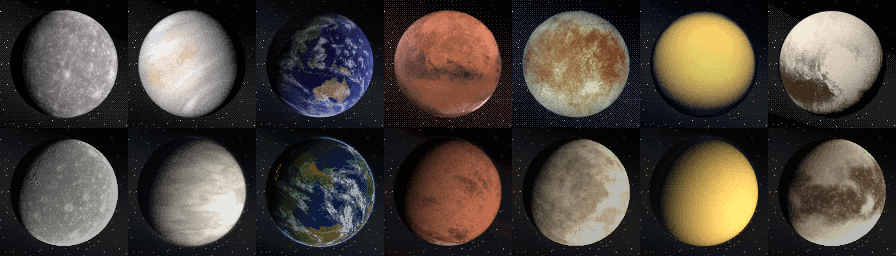
#> input picture solar_sheet.png, 1792 x 512 px (shown at 1/2 size)
$ python color_transfer.py ../solar_sheet.png ../solar_sheet.png ../solar_sheet.png
#> lines starting #> are read from the running program, lines starting #| are printed output that depends on the picture; after the words box and inside, x2 and y2 are one past the last pixel; in counts of white or black regions, pixels touching at a corner belong together
### tools/evaluate.py
"""Compare renders against reference photos of the same body, numbers + a figure.

All images are 128 px disks in earthgen's framing (stylize_ref output). Only the
lit disk is used (away from limb and terminator). Lighting is divided out:
D = log(luma) - log(blur(luma, 12 px)), which removes shading gradients and keeps
surface variation below ~12 px; a coarser ratio gives the regional variation.

Per image:
  band1..band4   RMS of D in difference-of-Gaussian bands ~1, 2, 4, 8 px
                 ("how much detail at each size")
  regional       RMS of log(blur 3 px / blur 24 px)  (8-24 px structures)
  kurt2, kurt3   excess kurtosis of bands 2, 3: ~0 = uniform Gaussian noise,
                 >> 0 = sparse distinct features on a calm background
  L, a, b        mean CIELAB colour;  sdL = brightness spread
  chroma, sdC    mean / spread of chroma
  hue_var        a*/b* scatter left after removing the part predicted by L*
                 (several colour families at equal brightness vs one ramp)
    uv run --no-project --with numpy --with pillow --with scipy --with matplotlib \\
        python tools/evaluate.py OUT.png --ref references/raw/mars.png references/raw/mars_osiris.png \\
        --render mars_raw.png [--render other.png ...]
"""
import argparse
from pathlib import Path

import numpy as np
from PIL import Image
from scipy import ndimage

N_PX = 128
R_DISK = 0.84 * N_PX / 2


def srgb_to_lab(rgb):
    c = np.where(rgb <= 0.04045, rgb / 12.92, ((rgb + 0.055) / 1.055) ** 2.4)
    m = np.array([[0.4124, 0.3576, 0.1805], [0.2126, 0.7152, 0.0722], [0.0193, 0.1192, 0.9505]])
    xyz = c @ m.T / np.array([0.9505, 1.0, 1.089])
    f = np.where(xyz > 0.008856, np.cbrt(xyz), 7.787 * xyz + 16 / 116)
    return np.stack([116 * f[..., 1] - 16, 500 * (f[..., 0] - f[..., 1]), 200 * (f[..., 1] - f[..., 2])], -1)


# [37 lines left out: function analyse, not called in this run]


KEYS = ["band1", "band2", "band3", "band4", "regional", "kurt2", "kurt3", "L", "a", "b", "sdL", "chroma", "sdC", "hue_var"]


# [49 lines left out: function main, not called in this run]


# [2 lines that do not run on import are left out]

### tools/color_transfer.py
"""Colour transfer prototype: the render gives the structure (what is darker /
lighter, redder / browner), the photo gives the colours. Every disk pixel takes
the photo's brightness at the same brightness rank, then, within that
brightness band, the photo's colour at the same rank along the band's main
colour direction (so the joint brightness/colour distribution, area shares
included, is the photo's). Background (space, stars) is left as rendered.
    uv run --no-project --with numpy --with pillow --with scipy --with matplotlib python tools/color_transfer.py \\
        RENDER.png PHOTO.jpg OUT.png        # render: earthgen --raw (disk framing)
    ... tools/color_transfer.py --save-profile PHOTO.jpg data/profiles/NAME.prof
        # the same statistics as a file earthgen applies itself (WorldSpec::color_profile)
"""
import sys
from pathlib import Path

import numpy as np
from PIL import Image

sys.path.insert(0, __file__.rsplit("/", 1)[0])
from evaluate import srgb_to_lab  # noqa: E402

BINS = 48


def lab_to_srgb(lab):  # (as in endmembers.py, which runs on import)
    fy = (lab[..., 0] + 16) / 116
    f = np.stack([fy + lab[..., 1] / 500, fy, fy - lab[..., 2] / 200], -1)
    xyz = np.where(f > 0.2069, f ** 3, (f - 16 / 116) / 7.787) * np.array([0.9505, 1.0, 1.089])
    m = np.linalg.inv(np.array([[0.4124, 0.3576, 0.1805], [0.2126, 0.7152, 0.0722], [0.0193, 0.1192, 0.9505]]))
    c = np.clip(xyz @ m.T, 0, 1)
    return np.where(c <= 0.0031308, 12.92 * c, 1.055 * c ** (1 / 2.4) - 0.055)


INNER = 0.7  # statistics from inside this fraction of the radius: beyond ~0.7 R the photo washes out
             # to grey-white (all brightness bands lose ~4 chroma), which is the photo, not the surface


def disk_render(h, w):
    y, x = np.mgrid[:h, :w]
    r = np.hypot(x - (w - 1) / 2, y - (h - 1) / 2) / (0.84 * w / 2)  # earthgen framing (PLANET_FRAC)
    return r < 1.0 - 1.5 / (0.84 * w / 2), r  # minus the anti-aliased edge


def disk_photo(rgb):
    m = rgb.max(-1) > 0.06  # black space around the disk
    y, x = np.nonzero(m)
    cy, cx, rad = y.mean(), x.mean(), np.sqrt(m.sum() / np.pi)
    yy, xx = np.mgrid[:rgb.shape[0], :rgb.shape[1]]
    return m, np.hypot(xx - cx, yy - cy) / rad


def smooth(v, k):
    if k <= 1 or len(v) < k:
        return v
    c = np.cumsum(np.concatenate([[0.0], v]))
    out = (c[k:] - c[:-k]) / k
    pad = k // 2
    return np.concatenate([np.full(pad, out[0]), out, np.full(len(v) - len(out) - pad, out[-1])])


def main():
    render_p, photo_p, out_p = sys.argv[1:4]
    ren = np.asarray(Image.open(render_p).convert("RGB")).astype(float) / 255
    pho = np.asarray(Image.open(photo_p).convert("RGB")).astype(float) / 255
    mr, rr = disk_render(*ren.shape[:2])
    mp, rp = disk_photo(pho)
#> in disk_photo, `m = rgb.max(-1) > 0.06`:
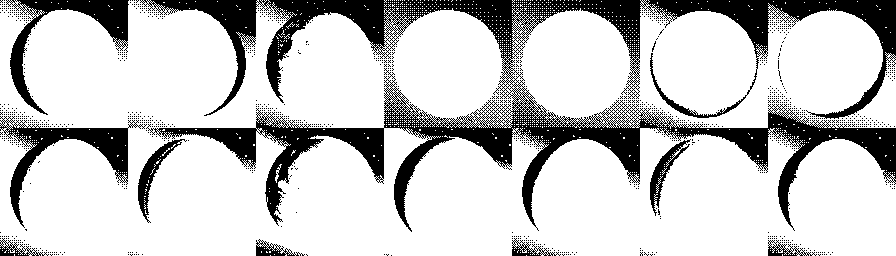
#> m: shape (512, 1792) bool (shown at 1/2 size); 78.3% white; 1067 black regions (1024 under 20 px), largest, box (x1, y1, x2, y2) and area: (280, 0, 1792, 464) 156352, (0, 232, 294, 456) 13592, (12, 0, 258, 230) 12500
#> in disk_photo, `cy, cx, rad = y.mean(), x.mean(), np.sqrt(m.sum() / np.pi)`: cy = 273.9; cx = 887.4; rad = 478.3
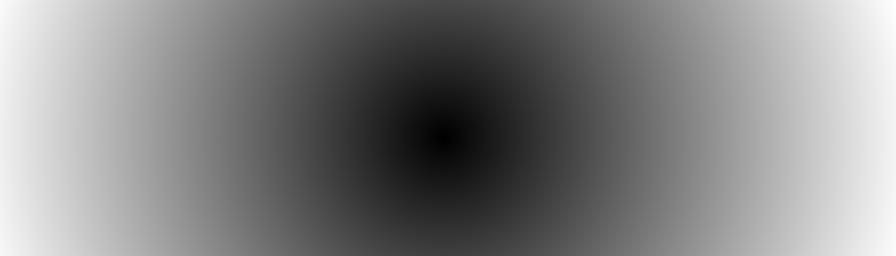
#> rp: shape (512, 1792) float64 (shown at 1/2 size); min 0.000804, max 1.97, mean 1.01; drawn with min black and max white
    rl = srgb_to_lab(ren[mr])
    inner_r = rr[mr] < INNER
    pl = srgb_to_lab(pho[mp & (rp < INNER)])
    rng = np.random.default_rng(0)
    jit = 1e-4 * rng.standard_normal(len(rl))

    # brightness: quantile within the render's interior -> the photo's brightness there
    ref_L = np.sort(rl[inner_r, 0] + jit[inner_r])
    q_r = np.clip(np.searchsorted(ref_L, rl[:, 0] + jit) / len(ref_L), 0.0, 1.0)
    p_L = np.sort(pl[:, 0])
    out = np.empty_like(rl)
    out[:, 0] = np.interp(q_r, (np.arange(len(p_L)) + 0.5) / len(p_L), p_L)

    # colour within each brightness band: rank along the photo band's main colour
    # direction (fitted on the interior, applied to every disk pixel)
    p_order = np.argsort(pl[:, 0])
    band = np.minimum((q_r * BINS).astype(int), BINS - 1)
    for b in range(BINS):
        pi = p_order[int(b / BINS * len(pl)):int((b + 1) / BINS * len(pl))]
        ab_p = pl[pi, 1:]
        d = np.linalg.svd(ab_p - ab_p.mean(0), full_matrices=False)[2][0]
        if d[0] < 0:
            d = -d  # +direction = redder, for the render and photo alike
        ri = np.nonzero(band == b)[0]
        key = rl[ri, 1:] @ d + jit[ri]
        ref = np.sort(key[inner_r[ri]]) if inner_r[ri].any() else np.sort(key)
        q = np.clip(np.searchsorted(ref, key) / len(ref), 0.0, 1.0)
        ps = ab_p[np.argsort(ab_p @ d)]
        k = max(5, len(ps) // 20)
        x = (np.arange(len(ps)) + 0.5) / len(ps)
        out[ri, 1] = np.interp(q, x, smooth(ps[:, 0], k))
        out[ri, 2] = np.interp(q, x, smooth(ps[:, 1], k))
#> this loop made 48 passes
#> d on passes 1 to 12: [0.322, -0.947], [0.468, -0.884], [0.278, 0.961], [0.278, 0.961], [0.279, 0.96], [0.248, -0.969], [0.248, -0.969], [0.264, 0.964], [0.262, 0.965], [0.544, 0.839], [0.462, -0.887], [0.283, -0.959]

    res = ren.copy()
    res[mr] = lab_to_srgb(out)
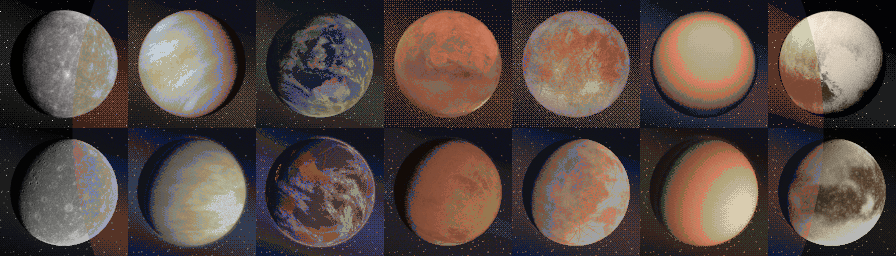
#> res: shape (512, 1792, 3) float64 (shown at 1/2 size); mean R, G, B 0.342, 0.289, 0.269
    Image.fromarray((np.clip(res, 0, 1) * 255 + 0.5).astype(np.uint8)).save(out_p)
    print(f"wrote {out_p} ({len(rl)} disk px; photo statistics from {len(pl)} px inside {INNER} R)")
#| wrote ../solar_sheet.png (754012 disk px; photo statistics from 239866 px inside 0.7 R)


def save_profile(photo_p, out_p, samples=65, n_l=257):
    pho = np.asarray(Image.open(photo_p).convert("RGB")).astype(float) / 255
    mp, rp = disk_photo(pho)
    pl = srgb_to_lab(pho[mp & (rp < INNER)])
    p_order = np.argsort(pl[:, 0])
    p_L = pl[p_order, 0]
    lines = [f"colorprofile {BINS} {samples} {n_l}",
             " ".join(f"{v:.3f}" for v in np.interp((np.arange(n_l) + 0.5) / n_l, (np.arange(len(p_L)) + 0.5) / len(p_L), p_L))]
    for b in range(BINS):
        ab_p = pl[p_order[int(b / BINS * len(pl)):int((b + 1) / BINS * len(pl))], 1:]
        d = np.linalg.svd(ab_p - ab_p.mean(0), full_matrices=False)[2][0]
        if d[0] < 0:
            d = -d
        ps = ab_p[np.argsort(ab_p @ d)]
        k = max(5, len(ps) // 20)
        x, xs = (np.arange(len(ps)) + 0.5) / len(ps), (np.arange(samples) + 0.5) / samples
        a_s, b_s = np.interp(xs, x, smooth(ps[:, 0], k)), np.interp(xs, x, smooth(ps[:, 1], k))
        lines.append(f"{d[0]:.5f} {d[1]:.5f} " + " ".join(f"{v:.3f}" for v in a_s) + " " + " ".join(f"{v:.3f}" for v in b_s))
    Path(out_p).parent.mkdir(parents=True, exist_ok=True)
    Path(out_p).write_text("\n".join(lines) + "\n")
    print(f"wrote {out_p} ({BINS} bands from {len(pl)} photo px)")


if __name__ == "__main__":
    if sys.argv[1] == "--save-profile":
        save_profile(sys.argv[2], sys.argv[3])
    else:
        main()
